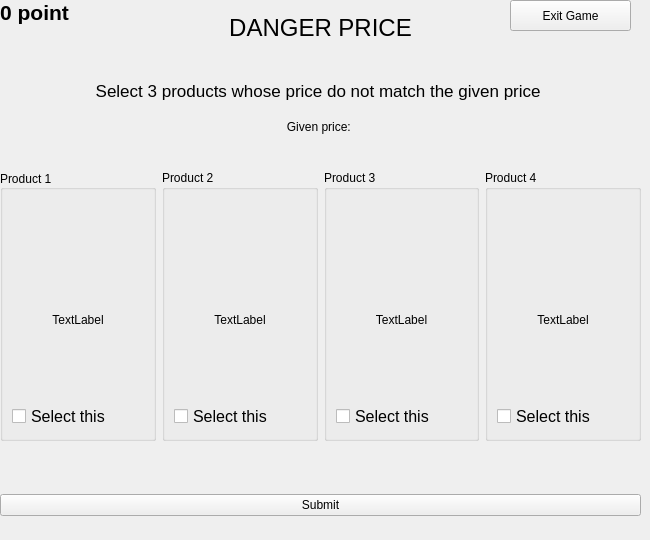
          <widget class="QWidget" name="tab_3">
            <attribute name="title">
              <string/>
            </attribute>
            <widget class="QLabel" name="label_21">
              <property name="geometry">
                <rect>
                  <x>0</x>
                  <y>0</y>
                  <width>641</width>
                  <height>55</height>
                </rect>
              </property>
              <property name="font">
                <font>
                  <pointsize>18</pointsize>
                </font>
              </property>
              <property name="text">
                <string>DANGER PRICE</string>
              </property>
              <property name="textFormat">
                <enum>Qt::AutoText</enum>
              </property>
              <property name="alignment">
                <set>Qt::AlignCenter</set>
              </property>
            </widget>
            <widget class="QLabel" name="label_22">
              <property name="geometry">
                <rect>
                  <x>0</x>
                  <y>70</y>
                  <width>641</width>
                  <height>41</height>
                </rect>
              </property>
              <property name="font">
                <font>
                  <pointsize>13</pointsize>
                </font>
              </property>
              <property name="text">
                <string>Select 3 products whose price do not match the given price </string>
              </property>
              <property name="alignment">
                <set>Qt::AlignCenter</set>
              </property>
              <property name="wordWrap">
                <bool>true</bool>
              </property>
            </widget>
            <widget class="QLabel" name="rangeInp_DP">
              <property name="geometry">
                <rect>
                  <x>0</x>
                  <y>100</y>
                  <width>641</width>
                  <height>54</height>
                </rect>
              </property>
              <property name="text">
                <string>Given price: </string>
              </property>
              <property name="alignment">
                <set>Qt::AlignCenter</set>
              </property>
            </widget>
            <widget class="QWidget" name="layoutWidget_5">
              <property name="geometry">
                <rect>
                  <x>0</x>
                  <y>170</y>
                  <width>641</width>
                  <height>271</height>
                </rect>
              </property>
              <layout class="QHBoxLayout" name="horizontalLayout_17">
                <item>
                  <widget class="QGroupBox" name="groupBox_6">
                    <property name="title">
                      <string>Product 1</string>
                    </property>
                    <property name="alignment">
                      <set>Qt::AlignLeading|Qt::AlignLeft|Qt::AlignVCenter</set>
                    </property>
                    <layout class="QVBoxLayout" name="verticalLayout_9">
                      <item>
                        <widget class="QLabel" name="pic1_DP">
                          <property name="maximumSize">
                            <size>
                              <width>150</width>
                              <height>150</height>
                            </size>
                          </property>
                          <property name="text">
                            <string/>
                          </property>
                          <property name="pixmap">
                            <pixmap>C:/Users/phucv/Downloads/HayChonGiaDung_QT-master1/HayChonGiaDung_QT-master/CTRP_Server/Products/images/image_none.jpg</pixmap>
                          </property>
                          <property name="scaledContents">
                            <bool>true</bool>
                          </property>
                        </widget>
                      </item>
                      <item>
                        <widget class="QLabel" name="name1_DP">
                          <property name="text">
                            <string>TextLabel</string>
                          </property>
                          <property name="alignment">
                            <set>Qt::AlignCenter</set>
                          </property>
                          <property name="wordWrap">
                            <bool>true</bool>
                          </property>
                        </widget>
                      </item>
                      <item>
                        <spacer name="verticalSpacer_3">
                          <property name="orientation">
                            <enum>Qt::Vertical</enum>
                          </property>
                          <property name="sizeType">
                            <enum>QSizePolicy::Fixed</enum>
                          </property>
                          <property name="sizeHint" stdset="0">
                            <size>
                              <width>20</width>
                              <height>40</height>
                            </size>
                          </property>
                        </spacer>
                      </item>
                      <item>
                        <widget class="QCheckBox" name="check1_DP">
                          <property name="sizePolicy">
                            <sizepolicy hsizetype="Minimum" vsizetype="Fixed">
                              <horstretch>0</horstretch>
                              <verstretch>0</verstretch>
                            </sizepolicy>
                          </property>
                          <property name="font">
                            <font>
                              <pointsize>12</pointsize>
                            </font>
                          </property>
                          <property name="text">
                            <string>Select this</string>
                          </property>
                          <property name="checked">
                            <bool>false</bool>
                          </property>
                        </widget>
                      </item>
                    </layout>
                  </widget>
                </item>
                <item>
                  <widget class="QGroupBox" name="groupBox_7">
                    <property name="title">
                      <string>Product 2</string>
                    </property>
                    <layout class="QVBoxLayout" name="verticalLayout_10">
                      <item>
                        <widget class="QLabel" name="pic2_DP">
                          <property name="maximumSize">
                            <size>
                              <width>150</width>
                              <height>150</height>
                            </size>
                          </property>
                          <property name="text">
                            <string/>
                          </property>
                          <property name="pixmap">
                            <pixmap>C:/Users/phucv/Downloads/HayChonGiaDung_QT-master1/HayChonGiaDung_QT-master/CTRP_Server/Products/images/image_none.jpg</pixmap>
                          </property>
                          <property name="scaledContents">
                            <bool>true</bool>
                          </property>
                        </widget>
                      </item>
                      <item>
                        <widget class="QLabel" name="name2_DP">
                          <property name="text">
                            <string>TextLabel</string>
                          </property>
                          <property name="alignment">
                            <set>Qt::AlignCenter</set>
                          </property>
                          <property name="wordWrap">
                            <bool>true</bool>
                          </property>
                        </widget>
                      </item>
                      <item>
                        <spacer name="verticalSpacer_4">
                          <property name="orientation">
                            <enum>Qt::Vertical</enum>
                          </property>
                          <property name="sizeType">
                            <enum>QSizePolicy::Fixed</enum>
                          </property>
                          <property name="sizeHint" stdset="0">
                            <size>
                              <width>20</width>
                              <height>40</height>
                            </size>
                          </property>
                        </spacer>
                      </item>
                      <item>
                        <widget class="QCheckBox" name="check2_DP">
                          <property name="font">
                            <font>
                              <pointsize>12</pointsize>
                            </font>
                          </property>
                          <property name="text">
                            <string>Select this</string>
                          </property>
                        </widget>
                      </item>
                    </layout>
                  </widget>
                </item>
                <item>
                  <widget class="QGroupBox" name="groupBox_8">
                    <property name="title">
                      <string>Product 3</string>
                    </property>
                    <layout class="QVBoxLayout" name="verticalLayout_11">
                      <item>
                        <widget class="QLabel" name="pic3_DP">
                          <property name="maximumSize">
                            <size>
                              <width>150</width>
                              <height>150</height>
                            </size>
                          </property>
                          <property name="text">
                            <string/>
                          </property>
                          <property name="pixmap">
                            <pixmap>C:/Users/phucv/Downloads/HayChonGiaDung_QT-master1/HayChonGiaDung_QT-master/CTRP_Server/Products/images/image_none.jpg</pixmap>
                          </property>
                          <property name="scaledContents">
                            <bool>true</bool>
                          </property>
                        </widget>
                      </item>
                      <item>
                        <widget class="QLabel" name="name3_DP">
                          <property name="text">
                            <string>TextLabel</string>
                          </property>
                          <property name="alignment">
                            <set>Qt::AlignCenter</set>
                          </property>
                          <property name="wordWrap">
                            <bool>true</bool>
                          </property>
                        </widget>
                      </item>
                      <item>
                        <spacer name="verticalSpacer_5">
                          <property name="orientation">
                            <enum>Qt::Vertical</enum>
                          </property>
                          <property name="sizeType">
                            <enum>QSizePolicy::Fixed</enum>
                          </property>
                          <property name="sizeHint" stdset="0">
                            <size>
                              <width>20</width>
                              <height>40</height>
                            </size>
                          </property>
                        </spacer>
                      </item>
                      <item>
                        <widget class="QCheckBox" name="check3_DP">
                          <property name="font">
                            <font>
                              <pointsize>12</pointsize>
                            </font>
                          </property>
                          <property name="text">
                            <string>Select this</string>
                          </property>
                        </widget>
                      </item>
                    </layout>
                  </widget>
                </item>
                <item>
                  <widget class="QGroupBox" name="groupBox_9">
                    <property name="title">
                      <string>Product 4</string>
                    </property>
                    <layout class="QVBoxLayout" name="verticalLayout_12">
                      <item>
                        <widget class="QLabel" name="pic4_DP">
                          <property name="maximumSize">
                            <size>
                              <width>150</width>
                              <height>150</height>
                            </size>
                          </property>
                          <property name="text">
                            <string/>
                          </property>
                          <property name="pixmap">
                            <pixmap>C:/Users/phucv/Downloads/HayChonGiaDung_QT-master1/HayChonGiaDung_QT-master/CTRP_Server/Products/images/image_none.jpg</pixmap>
                          </property>
                          <property name="scaledContents">
                            <bool>true</bool>
                          </property>
                        </widget>
                      </item>
                      <item>
                        <widget class="QLabel" name="name4_DP">
                          <property name="text">
                            <string>TextLabel</string>
                          </property>
                          <property name="alignment">
                            <set>Qt::AlignCenter</set>
                          </property>
                          <property name="wordWrap">
                            <bool>true</bool>
                          </property>
                        </widget>
                      </item>
                      <item>
                        <spacer name="verticalSpacer_6">
                          <property name="orientation">
                            <enum>Qt::Vertical</enum>
                          </property>
                          <property name="sizeType">
                            <enum>QSizePolicy::Fixed</enum>
                          </property>
                          <property name="sizeHint" stdset="0">
                            <size>
                              <width>20</width>
                              <height>40</height>
                            </size>
                          </property>
                        </spacer>
                      </item>
                      <item>
                        <widget class="QCheckBox" name="check4_DP">
                          <property name="font">
                          <font>
                            <pointsize>12</pointsize>
                          </font>
                          </property>
                          <property name="text">
                            <string>Select this</string>
                          </property>
                        </widget>
                      </item>
                    </layout>
                  </widget>
                </item>
              </layout>
            </widget>
            <widget class="QWidget" name="layoutWidget_6">
              <property name="geometry">
                <rect>
                  <x>0</x>
                  <y>480</y>
                  <width>641</width>
                  <height>51</height>
                </rect>
              </property>
              <layout class="QHBoxLayout" name="horizontalLayout_18">
                <item>
                  <widget class="QPushButton" name="btnSubmitDP">
                    <property name="text">
                      <string>Submit</string>
                    </property>
                  </widget>
                </item>
              </layout>
            </widget>
            <widget class="QPushButton" name="btnBackToMenu_SP">
              <property name="enabled">
                <bool>true</bool>
              </property>
              <property name="geometry">
                <rect>
                  <x>510</x>
                  <y>0</y>
                  <width>121</width>
                  <height>31</height>
                </rect>
              </property>
              <property name="text">
                <string>Exit Game</string>
              </property>
            </widget>

            <widget class="QLabel" name="singleScore_DP">
              <property name="font">
                <font>
                  <pointsize>16</pointsize>
                  <bold>true</bold>
                </font>
              </property>
              <property name="text">
                <string>0 point</string>
              </property>
              <property name="alignment">
                <set>Qt::AlignCenter</set>
              </property>
            </widget>
          </widget>
